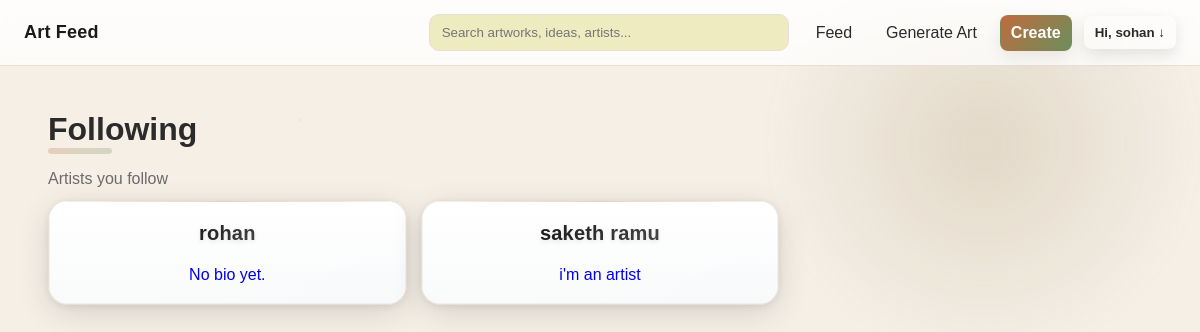
The app's page /following (signed in) with its own data.
### tables this page shows
CREATE TABLE follows (
            follower TEXT NOT NULL,
            artist TEXT NOT NULL,
            created_at TIMESTAMP DEFAULT CURRENT_TIMESTAMP,
            UNIQUE(follower, artist)
        );

CREATE TABLE users (
        id INTEGER PRIMARY KEY AUTOINCREMENT,
        username TEXT UNIQUE NOT NULL,
        email TEXT UNIQUE NOT NULL,
        password_hash TEXT NOT NULL,
        created_at TIMESTAMP DEFAULT CURRENT_TIMESTAMP
    , phone TEXT, bio TEXT);

### app.py (the view)
@app.get("/following", response_class=HTMLResponse)
def following_get(request: Request):
    user = request.cookies.get("user")
    if not user:
        return RedirectResponse(url="/login", status_code=303)
    conn = sqlite3.connect(DB_PATH)
    c = conn.cursor()
    c.execute("SELECT artist FROM follows WHERE follower=? ORDER BY artist ASC", (user.lower(),))
    artists = [r[0] for r in c.fetchall()]
    bios = {}
    if artists:
        placeholders = ",".join(["?"] * len(artists))
        c = sqlite3.connect(DB_PATH).cursor()
        c.execute(f"SELECT username, bio FROM users WHERE LOWER(username) IN ({placeholders})", [a for a in artists])
        for name, bio in c.fetchall():
            bios[name.lower()] = bio or ""
    enriched = [{"name": a, "bio": bios.get(a, bios.get(a.lower(), ""))} for a in artists]
    conn.close()
    return templates.TemplateResponse("following.html", {"request": request, "user": user, "artists": enriched})

### templates/following.html (shortened to what this page needs)
<!DOCTYPE html>
<html lang="en">
<head>
  <link rel="stylesheet" href="/static/styles.css">
</head>
<body>
  <header>
    <div class="site-brand">
      <a href="/" class="logo">Art Feed</a>
    </div>
    <div class="site-actions">
      <input id="searchInput" class="search-bar" type="search" placeholder="Search artworks, ideas, artists..." />
      <nav>
        <a href="/">Feed</a>
        <a href="/generate_art">Generate Art</a>
        <a href="/create" class="primary">Create</a>
        <div class="user-menu" id="userMenu">
          <button class="user-trigger">Hi, {{ user }} ↓</button>
        </div>
      </nav>
    </div>
  </header>
  <main class="container" style="padding:24px;">
    <h1>Following</h1>
    <div class="sub">Artists you follow</div>
    <div style="height:12px;"></div>
    {% if artists %}
      <div style="display:grid; grid-template-columns: repeat(auto-fill, minmax(280px, 1fr)); gap:14px;">
      {% for a in artists %}
        <a class="card" href="/artist/{{ a.name }}" style="text-decoration:none;">
          <div class="card-body">
            <div class="title">{{ a.name }}</div>
            {% if a.bio %}
            <div class="meta" style="white-space:pre-line;">{{ a.bio }}</div>
            {% else %}
            <div class="meta">No bio yet.</div>
            {% endif %}
          </div>
        </a>
      {% endfor %}
      </div>
    {% else %}
      <p class="muted">You are not following anyone yet.</p>
    {% endif %}
  </main>
</body>
</html>

### records on screen
follows: name "rohan", shows "No bio yet."
follows: name "saketh ramu"
users: bio "i'm an artist"

### other values on screen
{{ user }} "sohan"
